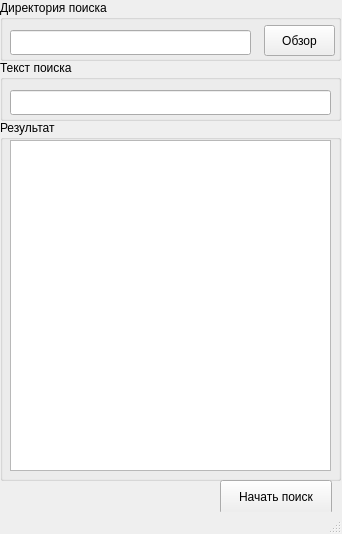
<?xml version="1.0" encoding="UTF-8"?>
<ui version="4.0">
 <class>MainWindow</class>
 <widget class="QMainWindow" name="MainWindow">
  <property name="geometry">
   <rect>
    <x>0</x>
    <y>0</y>
    <width>342</width>
    <height>534</height>
   </rect>
  </property>
  <property name="windowTitle">
   <string>MainWindow</string>
  </property>
  <widget class="QWidget" name="centralwidget">
   <widget class="QGroupBox" name="groupBox">
    <property name="geometry">
     <rect>
      <x>0</x>
      <y>0</y>
      <width>341</width>
      <height>61</height>
     </rect>
    </property>
    <property name="title">
     <string>Директория поиска</string>
    </property>
    <widget class="QLineEdit" name="searchpath">
     <property name="geometry">
      <rect>
       <x>10</x>
       <y>30</y>
       <width>241</width>
       <height>25</height>
      </rect>
     </property>
    </widget>
    <widget class="QPushButton" name="dialogbtn">
     <property name="geometry">
      <rect>
       <x>264</x>
       <y>25</y>
       <width>71</width>
       <height>31</height>
      </rect>
     </property>
     <property name="text">
      <string>Обзор</string>
     </property>
    </widget>
   </widget>
   <widget class="QGroupBox" name="groupBox_2">
    <property name="geometry">
     <rect>
      <x>0</x>
      <y>60</y>
      <width>341</width>
      <height>61</height>
     </rect>
    </property>
    <property name="title">
     <string>Текст поиска</string>
    </property>
    <widget class="QLineEdit" name="searchtext">
     <property name="geometry">
      <rect>
       <x>10</x>
       <y>30</y>
       <width>321</width>
       <height>25</height>
      </rect>
     </property>
    </widget>
   </widget>
   <widget class="QGroupBox" name="groupBox_3">
    <property name="geometry">
     <rect>
      <x>0</x>
      <y>120</y>
      <width>341</width>
      <height>361</height>
     </rect>
    </property>
    <property name="title">
     <string>Результат</string>
    </property>
    <widget class="QTextEdit" name="memo">
     <property name="geometry">
      <rect>
       <x>10</x>
       <y>20</y>
       <width>321</width>
       <height>331</height>
      </rect>
     </property>
    </widget>
   </widget>
   <widget class="QPushButton" name="startbtn">
    <property name="geometry">
     <rect>
      <x>220</x>
      <y>480</y>
      <width>112</width>
      <height>34</height>
     </rect>
    </property>
    <property name="text">
     <string>Начать поиск</string>
    </property>
   </widget>
  </widget>
  <widget class="QMenuBar" name="menubar">
   <property name="geometry">
    <rect>
     <x>0</x>
     <y>0</y>
     <width>342</width>
     <height>26</height>
    </rect>
   </property>
  </widget>
  <widget class="QStatusBar" name="statusbar"/>
 </widget>
 <resources/>
 <connections/>
</ui>
